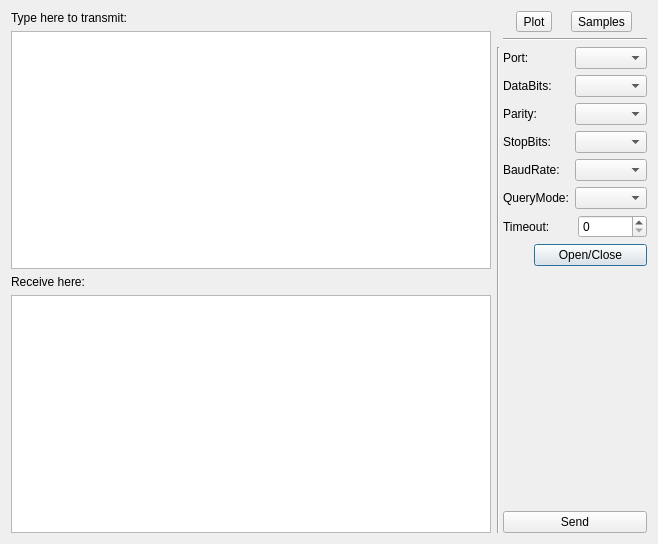
<?xml version="1.0" encoding="UTF-8"?>
<ui version="4.0">
 <class>SerialComDialog</class>
 <widget class="QDialog" name="SerialComDialog">
  <property name="geometry">
   <rect>
    <x>0</x>
    <y>0</y>
    <width>658</width>
    <height>544</height>
   </rect>
  </property>
  <property name="windowTitle">
   <string>Dialog</string>
  </property>
  <layout class="QGridLayout" name="gridLayout">
   <item row="3" column="2">
    <layout class="QVBoxLayout" name="verticalLayout">
     <item>
      <layout class="QHBoxLayout" name="horizontalLayout">
       <item>
        <widget class="QLabel" name="label">
         <property name="text">
          <string>Port:</string>
         </property>
        </widget>
       </item>
       <item>
        <widget class="QComboBox" name="portBox"/>
       </item>
      </layout>
     </item>
     <item>
      <layout class="QHBoxLayout" name="horizontalLayout_3">
       <item>
        <widget class="QLabel" name="label_3">
         <property name="text">
          <string>DataBits:</string>
         </property>
        </widget>
       </item>
       <item>
        <widget class="QComboBox" name="dataBitsBox"/>
       </item>
      </layout>
     </item>
     <item>
      <layout class="QHBoxLayout" name="horizontalLayout_4">
       <item>
        <widget class="QLabel" name="label_4">
         <property name="text">
          <string>Parity:</string>
         </property>
        </widget>
       </item>
       <item>
        <widget class="QComboBox" name="parityBox"/>
       </item>
      </layout>
     </item>
     <item>
      <layout class="QHBoxLayout" name="horizontalLayout_5">
       <item>
        <widget class="QLabel" name="label_5">
         <property name="text">
          <string>StopBits:</string>
         </property>
        </widget>
       </item>
       <item>
        <widget class="QComboBox" name="stopBitsBox"/>
       </item>
      </layout>
     </item>
     <item>
      <layout class="QHBoxLayout" name="horizontalLayout_2">
       <item>
        <widget class="QLabel" name="label_2">
         <property name="text">
          <string>BaudRate:</string>
         </property>
        </widget>
       </item>
       <item>
        <widget class="QComboBox" name="baudRateBox"/>
       </item>
      </layout>
     </item>
     <item>
      <layout class="QHBoxLayout" name="horizontalLayout_7">
       <item>
        <widget class="QLabel" name="label_6">
         <property name="text">
          <string>QueryMode:</string>
         </property>
        </widget>
       </item>
       <item>
        <widget class="QComboBox" name="queryModeBox"/>
       </item>
      </layout>
     </item>
     <item>
      <layout class="QHBoxLayout" name="horizontalLayout_6">
       <item>
        <widget class="QLabel" name="label_7">
         <property name="text">
          <string>Timeout:</string>
         </property>
        </widget>
       </item>
       <item>
        <widget class="QSpinBox" name="timeOutSpinBox"/>
       </item>
      </layout>
     </item>
     <item>
      <layout class="QHBoxLayout" name="horizontalLayout_8">
       <item>
        <widget class="HLed" name="led" native="true">
         <property name="sizePolicy">
          <sizepolicy hsizetype="Fixed" vsizetype="Fixed">
           <horstretch>0</horstretch>
           <verstretch>0</verstretch>
          </sizepolicy>
         </property>
         <property name="minimumSize">
          <size>
           <width>20</width>
           <height>20</height>
          </size>
         </property>
         <property name="maximumSize">
          <size>
           <width>25</width>
           <height>25</height>
          </size>
         </property>
        </widget>
       </item>
       <item>
        <widget class="QPushButton" name="openCloseButton">
         <property name="text">
          <string>Open/Close</string>
         </property>
        </widget>
       </item>
      </layout>
     </item>
     <item>
      <spacer name="verticalSpacer">
       <property name="orientation">
        <enum>Qt::Vertical</enum>
       </property>
       <property name="sizeHint" stdset="0">
        <size>
         <width>20</width>
         <height>40</height>
        </size>
       </property>
      </spacer>
     </item>
     <item>
      <layout class="QHBoxLayout" name="horizontalLayout_9">
       <item>
        <widget class="QPushButton" name="sendButton">
         <property name="text">
          <string>Send</string>
         </property>
        </widget>
       </item>
      </layout>
     </item>
    </layout>
   </item>
   <item row="0" column="0" rowspan="5">
    <layout class="QVBoxLayout" name="verticalLayout_2">
     <item>
      <widget class="QLabel" name="label_8">
       <property name="text">
        <string>Type here to transmit:</string>
       </property>
      </widget>
     </item>
     <item>
      <widget class="QTextEdit" name="sendEdit"/>
     </item>
     <item>
      <widget class="QLabel" name="label_9">
       <property name="text">
        <string>Receive here:</string>
       </property>
      </widget>
     </item>
     <item>
      <widget class="QTextEdit" name="recvEdit"/>
     </item>
    </layout>
   </item>
   <item row="2" column="1" rowspan="3" colspan="2">
    <widget class="Line" name="line">
     <property name="orientation">
      <enum>Qt::Vertical</enum>
     </property>
    </widget>
   </item>
   <item row="0" column="2">
    <layout class="QHBoxLayout" name="horizontalLayout_10">
     <item>
      <widget class="QToolButton" name="plotButton">
       <property name="text">
        <string>Plot</string>
       </property>
      </widget>
     </item>
     <item>
      <widget class="QToolButton" name="samplesButton">
       <property name="text">
        <string>Samples</string>
       </property>
      </widget>
     </item>
    </layout>
   </item>
   <item row="1" column="2">
    <widget class="Line" name="line_2">
     <property name="orientation">
      <enum>Qt::Horizontal</enum>
     </property>
    </widget>
   </item>
  </layout>
 </widget>
 <customwidgets>
  <customwidget>
   <class>HLed</class>
   <extends>QWidget</extends>
   <header>hled.h</header>
   <container>1</container>
  </customwidget>
 </customwidgets>
 <resources/>
 <connections/>
</ui>
